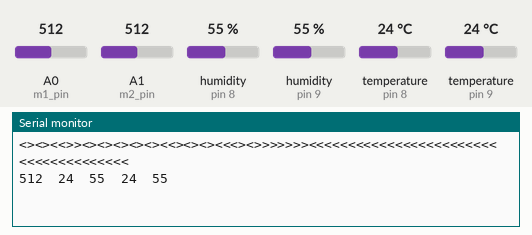
Bench run of a sketch on a simulated Arduino Uno, built with avr-gcc and run on an emulated ATmega328P. Shown: the last lines printed to the serial monitor. Wiring (inferred from the names in the program): 2 × DHT11 sensor: data pin 8 / data pin 9. Inputs (shaded band) come from the test bench; at power-on: humidity (sensors on pin 8, pin 9) 55 %, A0 (m1_pin) = 512, A1 (m2_pin) = 512, temperature (sensors on pin 8, pin 9) 24 °C.

Above: at 5.9 s.
6.0 s: humidity (sensor on pin 8) set to 22 %
At 9.0 s:
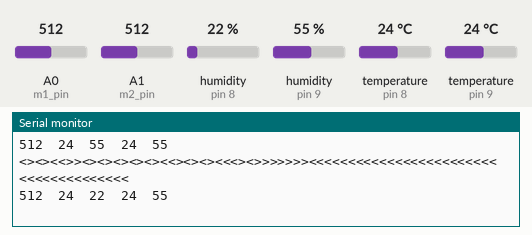
11.3 s: humidity (sensor on pin 9) set to 22 %
At 13.4 s:
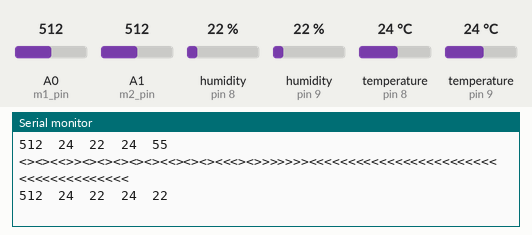
16.6 s: A0 (m1_pin) set to 716
At 21.0 s:
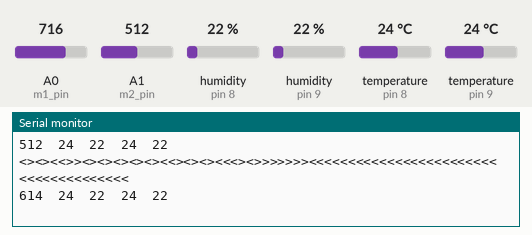
21.9 s: A1 (m2_pin) set to 716
At 25.3 s:
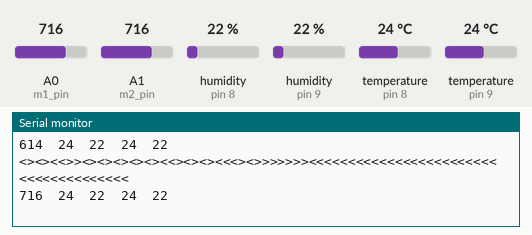
27.2 s: temperature (sensor on pin 8) set to 12 °C
At 29.7 s:
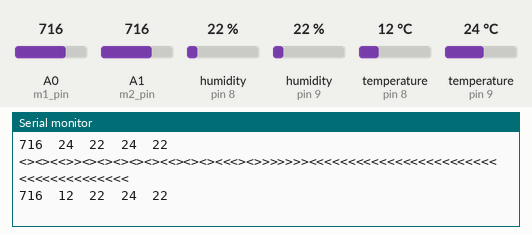
32.5 s: temperature (sensor on pin 9) set to 12 °C
At 34.1 s:
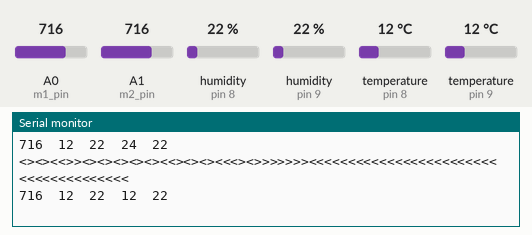
Timing chart, 0 to 35.6 s (numbered marks = the images above; inputs shaded):
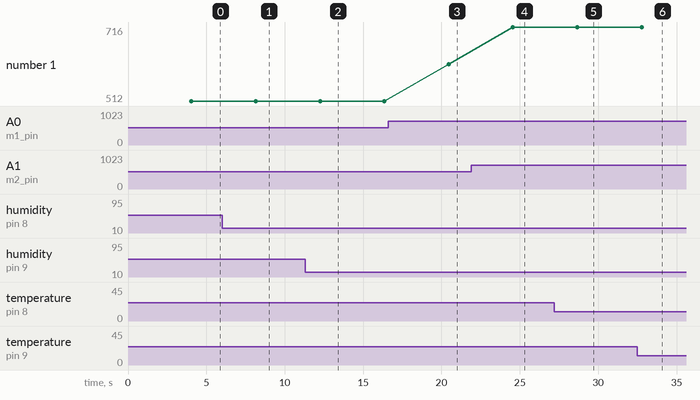

The sketch:

arduino7.ino
```cpp
#include<SoftwareSerial.h>
#include <Boards.h>
#include <Firmata.h>
#include <dht.h>

dht DHT;
dht DHT1;

int m1_pin=A0; //m1 pin for moisture
int m2_pin=A1;  //m2 pin for moisture
int h1_pin=8;     //h1 pin for humidity
int h2_pin=9;      //h2 pin for humidity

 int m1_value;
       int m2_value;

       int h1_temp;
       int h1_humidity;
       int h2_temp;
       int h2_humidity;
       int mAverage;


SoftwareSerial ArduinoSerial(3,2) ;//RX,TX
void setup() {
  Serial.begin(115200);
  ArduinoSerial.begin(4800);

       m1_value =0;
        m2_value=0;

        h1_temp=0;
        h1_humidity=0;
        h2_temp=0;
        h2_humidity=0;
           mAverage=0;

}

String   str="-";
  int ServerValue=0;
  float val=0.0;

void loop() {

              delay(1000);
         //moisture 1
                m1_value= analogRead(m1_pin);


                delay(1000);
              //moisture 1
                m2_value= analogRead(m2_pin);


                  mAverage=(m1_value+m2_value)/2;
                 delay(1000);
                 int chk = DHT.read11(h1_pin);
                h1_temp=DHT.temperature;
                h1_humidity=DHT.humidity;

                 delay(1000);
                 int chk1 = DHT1.read11(h2_pin);
                h2_temp=DHT1.temperature;
                h2_humidity=DHT1.humidity;

            Serial.println("<><><<>><><><><><><<><><><<<><>>>>>>><<<<<<<<<<<<<<<<<<<<<<<<<<<<<<<<<<<<<<");

              Serial.print(mAverage);
              Serial.print("\t");
              Serial.print(h1_temp);
              Serial.print("\t");
              Serial.print(h1_humidity);
              Serial.print("\t");
              Serial.print(h2_temp);
              Serial.print("\t");
              Serial.println(h2_humidity);

             String  NodeStr1=String(h1_temp)+"1";
               String NodeStr2=String(h2_temp)+"2";
              String  NodeStr3=String(mAverage)+"3";
              String  NodeStr4=String(h1_humidity)+"4";
                String NodeStr5=String(h2_humidity)+"5";

                ArduinoSerial.println(NodeStr1);
                ArduinoSerial.println(NodeStr2);
                ArduinoSerial.println(NodeStr3);
                ArduinoSerial.println(NodeStr4);
                ArduinoSerial.println(NodeStr5);

                //delay(3000);


}
```

Measured:
- after the input at 6.0 s, the serial monitor: prints a new line after 2.2 s (image 1)
- after the input at 11.3 s, the serial monitor: prints a new line after 0.95 s (image 2)
- after the input at 16.6 s, the serial monitor: prints a new line after 3.9 s (image 3)
- after the input at 21.9 s, the serial monitor: prints a new line after 2.7 s (image 4)
- after the input at 27.2 s, the serial monitor: prints a new line after 1.5 s (image 5)
- after the input at 32.5 s, the serial monitor: prints a new line after 0.26 s (image 6)
- plotted number 1: 512 → 614 after the input at 16.6 s, 614 → 716 after the input at 21.9 s
